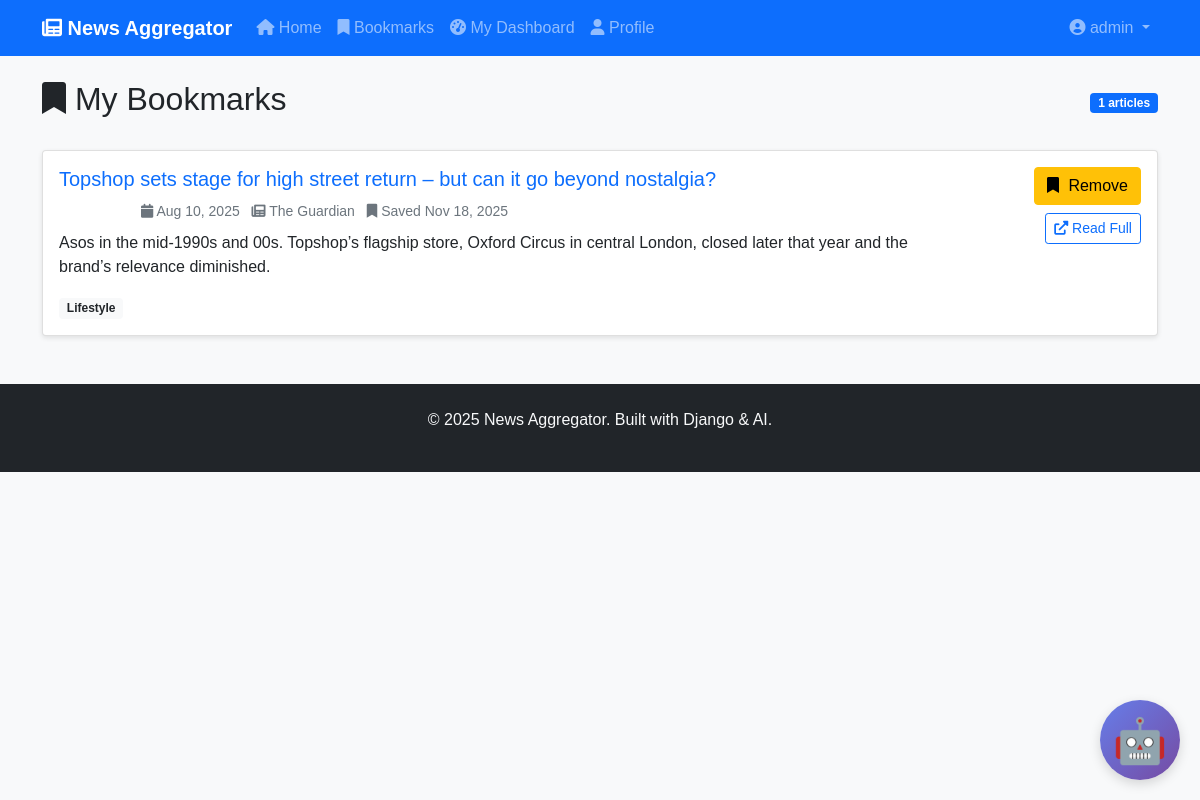
The page /bookmarks/ (signed in) on the database its author committed.
### apps/news/models.py (models this page shows, shortened)
class Bookmark(models.Model):
    user = models.ForeignKey(
        User,
        on_delete=models.CASCADE,
        related_name='bookmarks'
    )
    article = models.ForeignKey(
        Article,
        on_delete=models.CASCADE,
        related_name='bookmarked_by'
    )
    created_at = models.DateTimeField(auto_now_add=True)
    class Meta:
        unique_together = ['user', 'article']
        ordering = ['-created_at']

class Article(models.Model):
    BIAS_CHOICES = [
        ('NEUTRAL', 'Neutral'),
        ('LEFT-LEANING', 'Left-Leaning'),
        ('RIGHT-LEANING', 'Right-Leaning'),
        ('MIXED', 'Mixed'),
        ('UNKNOWN', 'Unknown'),
    ]
    title = models.CharField(max_length=500, db_index=True)
    image_url = models.URLField(max_length=1000, blank=True, null=True)
    url = models.URLField(unique=True)
    description = models.TextField(blank=True)
    summary = models.TextField(blank=True, null=True)  # AI-generated summary
    content = models.TextField(blank=True)
    author = models.CharField(max_length=200, blank=True)
    source = models.CharField(max_length=200, db_index=True)
    published_date = models.DateTimeField(db_index=True)
    created_at = models.DateTimeField(auto_now_add=True)
    updated_at = models.DateTimeField(auto_now=True)
    summary = models.TextField(blank=True)
    bias_score = models.CharField(
        max_length=15,
        choices=BIAS_CHOICES,
        default='UNKNOWN',
        db_index=True
    )
    categories = models.ManyToManyField(Category, blank=True)
    created_at = models.DateTimeField(auto_now_add=True)
    class Meta:
        ordering = ['-published_date']
        indexes = [
            models.Index(fields=['published_date', 'bias_score']),
            models.Index(fields=['source', 'published_date']),
        ]
    @property
    def bias_color(self):
        return {
            'LEFT': '#3498db',      # blue
            'RIGHT': '#e74c3c',     # red
            'NEUTRAL': '#2ecc71',   # green
            'UNKNOWN': '#95a5a6',   # grey
        }.get(self.bias_score, '#95a5a6')
    @property
    def get_bias_score_display(self):
        bias_labels = {
            'left': 'Left Bias',
            'center': 'Center',
            'right': 'Right Bias',
            'unknown': 'Unknown'
        }
        return bias_labels.get(self.bias_score, 'Unknown')

class Category(models.Model):
    name = models.CharField(max_length=100, unique=True)
    slug = models.SlugField(unique=True)
    description = models.TextField(blank=True)
    created_at = models.DateTimeField(auto_now_add=True)
    class Meta:
        verbose_name_plural = "Categories"
        ordering = ['name']

### apps/news/views.py (the view)
# urls.py: path('bookmarks/', views.bookmarks, name='bookmarks'),
@login_required
def bookmarks(request):
    bookmarks = Bookmark.objects.filter(user=request.user)
    paginator = Paginator(bookmarks, 10)
    page_number = request.GET.get('page')
    page_obj = paginator.get_page(page_number)
    context = {
        'page_obj': page_obj,
    }
    return render(request, 'bookmarks.html', context)

### templates/bookmarks.html (shortened to what this page needs)
{% extends 'base.html' %}
{% block content %}
<div class="d-flex justify-content-between align-items-center mb-4">
    <h2><i class="fas fa-bookmark"></i> My Bookmarks</h2>
    <span class="badge bg-primary">{{ page_obj.paginator.count }} articles</span>
</div>
{% if page_obj.object_list %}
{% for bookmark in page_obj %}
<div class="card mb-3">
    <div class="card-body">
        <div class="row">
            <div class="col-md-10">
                <h5 class="card-title">
                    <a href="{% url 'article_detail' bookmark.article.id %}" class="text-decoration-none">
                        {{ bookmark.article.title }}
                    </a>
                </h5>
                <div class="mb-2">
                    <span class="badge bg-{{ bookmark.article.bias_color }}">
                    </span>
                    <small class="text-muted ms-2">
                        <i class="fas fa-calendar"></i> {{ bookmark.article.published_date|date:"M d, Y" }}
                    </small>
                    <small class="text-muted ms-2">
                        <i class="fas fa-newspaper"></i> {{ bookmark.article.source }}
                    </small>
                    <small class="text-muted ms-2">
                        <i class="fas fa-bookmark"></i> Saved {{ bookmark.created_at|date:"M d, Y" }}
                    </small>
                </div>
                {% if bookmark.article.summary %}
                <p class="card-text">{{ bookmark.article.summary }}</p>
                {% else %}
                <p class="card-text">{{ bookmark.article.description|truncatewords:30 }}</p>
                {% endif %}
                <div class="article-categories">
                    {% for category in bookmark.article.categories.all %}
                    <span class="badge bg-light text-dark me-1">{{ category.name }}</span>
                    {% endfor %}
                </div>
            </div>
            <div class="col-md-2 text-end">
                <button class="btn btn-warning bookmark-btn mb-2"
                        data-article-id="{{ bookmark.article.id }}"
                        data-bookmarked="true">
                    <i class="fas fa-bookmark"></i> Remove
                </button>
                <div>
                    <a href="{{ bookmark.article.url }}" target="_blank" class="btn btn-sm btn-outline-primary">
                        <i class="fas fa-external-link-alt"></i> Read Full
                    </a>
                </div>
            </div>
        </div>
    </div>
</div>
{% endfor %}
{% endif %}
{% endblock content %}

### templates/base.html (shortened to what this page needs)
{% load static %}
<!DOCTYPE html>
<html lang="en">
<head>
    <link href="https://cdn.jsdelivr.net/npm/bootstrap@5.1.3/dist/css/bootstrap.min.css" rel="stylesheet">
    <link href="https://cdnjs.cloudflare.com/ajax/libs/font-awesome/6.0.0/css/all.min.css" rel="stylesheet">
    <link href="{% load static %}{% static 'css/style.css' %}" rel="stylesheet">
</head>
<body>
    <nav class="navbar navbar-expand-lg navbar-dark bg-primary">
        <div class="container">
            <a class="navbar-brand" href="{% url 'home' %}">
                <i class="fas fa-newspaper"></i> News Aggregator
            </a>
            <div class="collapse navbar-collapse" id="navbarNav">
                <ul class="navbar-nav me-auto">
                    <li class="nav-item">
                        <a class="nav-link" href="{% url 'home' %}">
                            <i class="fas fa-home"></i> Home
                        </a>
                    </li>
                    {% if user.is_authenticated %}
                    <li class="nav-item">
                        <a class="nav-link" href="{% url 'bookmarks' %}">
                            <i class="fas fa-bookmark"></i> Bookmarks
                        </a>
                    </li>
                    <li class="nav-item">
                        <a class="nav-link" href="{% url 'dashboard' %}">
                            <i class="fas fa-tachometer-alt"></i> My Dashboard
                        </a>
                    </li>
                    <li class="nav-item">
                        <a class="nav-link" href="{% url 'profile' %}">
                            <i class="fas fa-user"></i> Profile
                        </a>
                    </li>
                    {% endif %}
                </ul>
                <ul class="navbar-nav">
                    {% if user.is_authenticated %}
                    <li class="nav-item dropdown">
                        <a class="nav-link dropdown-toggle" href="#" role="button" data-bs-toggle="dropdown">
                            <i class="fas fa-user-circle"></i> {{ user.username }}
                        </a>
                    </li>
                    {% endif %}
                </ul>
            </div>
        </div>
    </nav>
    <main class="container mt-4">
        {% block content %}
        {% endblock %}
    </main>
    <footer class="bg-dark text-light mt-5 py-4">
        <div class="container text-center">
            <p>&copy; 2025 News Aggregator. Built with Django & AI.</p>
        </div>
    </footer>
    <script src="{% load static %}{% static 'js/main.js' %}"></script>
        <div id="chatbot-widget">
        <button id="chat-toggle">🤖</button>
    </div>
</body>
</html>

### templates/base.html (style rules this page uses)
#chatbot-widget { position: fixed; bottom: 20px; right: 20px; z-index: 1000; font-family: -apple-system, BlinkMacSystemFont, 'Segoe UI', Roboto, sans-serif; }
#chat-toggle { width: 80px; height: 80px; border-radius: 50%; background: linear-gradient(135deg, #667eea 0%, #764ba2 100%); color: white; border: none; cursor: pointer; display: flex; align-items: center; justify-content: center; font-size: 44px; box-shadow: 0 4px 12px rgba(0,0,0,0.15); transition: transform 0.2s ease; }

### rows shown on the page
Bookmark: article "Topshop sets stage for high street return – but can it go beyond nostalgia?", article.published_date "Aug 10, 2025", article.source "The Guardian", created_at "Nov 18, 2025", article.summary "Asos in the mid-1990s and 00s. Topshop’s flagship store, Oxford Circus in central London, closed later that year and the brand’s relevance diminished."
Category: name "Lifestyle"

### other values the page prints
{{ user.username }} "admin"
{{ page_obj.paginator.count }} "1"
